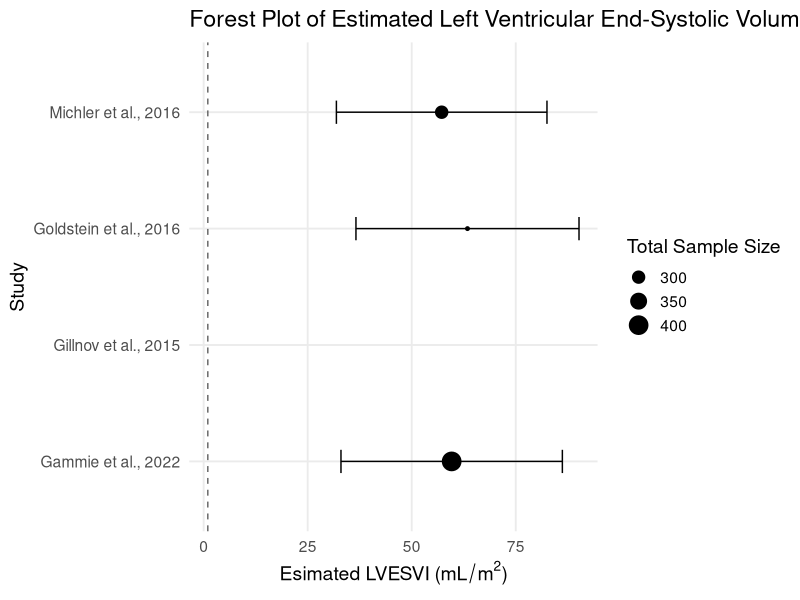
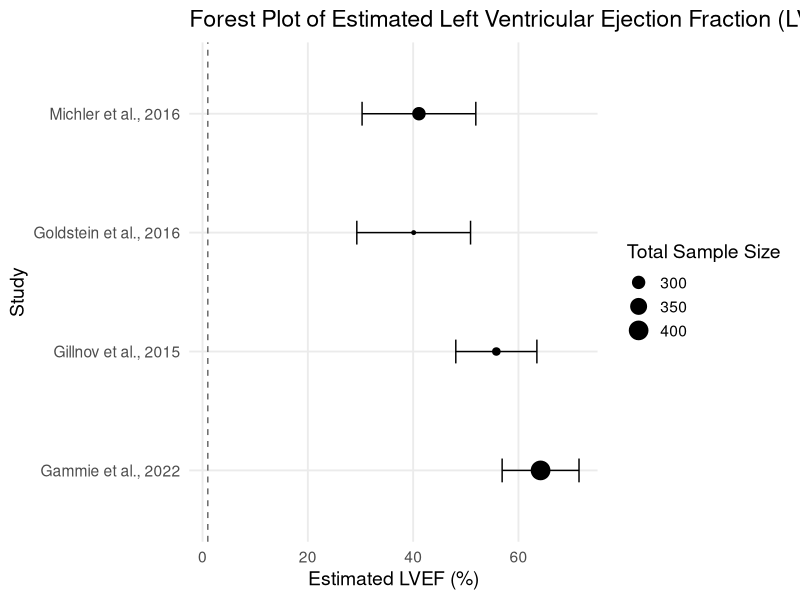

Generate these figures, in order, with R:
# Author: Jingyang (Judy) Zhang
# Purpose: create forest plots for the four RCTs: 
## Goldstein et al., 2016 Two-Year Outcomes of Surgical Treatment of Severe Ischemic Mitral Regurgitation
### ctrl: MV Repair trt: MV Replacement

## Michler et al., 2016 Two-Year Outcomes of Surgical Treatment of Moderate Ischemic Mitral Regurgitation. 
### ctrl: CABG Alone trt: CABG + MV Replacement

## Gammie et al., 2012 The Role of Tricuspid Repair in Patients Undergoing Surgery for Primary Mitral Regurgitation
### ctrl: MVS alone trt: MVS + TA


## Gillinov et al., 2015 Surgical Ablation of Atrial Fibrillation During Mitral-Valve Surgery
### ctrl: MVS alone trt: MVS + AF Ablation


######### Load Libraries #########

library(tidyverse)



######### Data Processing #########

dat <- tibble(
  study = c("Goldstein et al., 2016", "Michler et al., 2016", "Gammie et al., 2022", "Gillnov et al., 2015"),
  n = c(251, 301, 401, 260),
  n_ctrl = c(126, 151, 203, NA),
  n_trt = c(125, 150, 198, NA),

  # Outcome 1: LVESVI (ml/m^2)
  twoyrLVESVI_estimate = c(63.4, 57.2, 59.6, NA),
  twoyrLVESVI_estimate_se = c(26.8, 25.3, 26.6, NA),
 
  
  # Outcome 2: LVEF (%)
  twoyrLVEF_estimate = c(40.1, 41.1, 64.2, 55.8),
  twoyrLVEF_estimate_se = c(10.8, 10.8, 7.3, 7.7),

  
) %>%
  # Calculate CIs
  mutate(
    # Outcome 1: LVESVI (ml/m^2)
    LVESVI_lower = twoyrLVESVI_estimate - twoyrLVESVI_estimate_se,
    LVESVI_upper = twoyrLVESVI_estimate + twoyrLVESVI_estimate_se,

    # Outcome 2: LVEF (%) (values mismatch)
    LVEF_lower = twoyrLVEF_estimate - twoyrLVEF_estimate_se,
    LVEF_upper = twoyrLVEF_estimate + twoyrLVEF_estimate_se,
    
  )


# Separate By Outcome


LVESVI_dat <- dat %>% 
  select(-contains("LVEF")) %>% 
  mutate(
    n = as.numeric(n),
    outcome = "LVESVI")
LVEF_dat <- dat %>% 
  select(-contains("LVESVI")) %>% 
  mutate(
    n = as.numeric(n),
    outcome = "LVEF")


######### Data Visualization #########


# Outcome 1: LVESVI (ml/m^2)

ggplot(LVESVI_dat, aes(x = twoyrLVESVI_estimate, y = study)) + 
  geom_point(aes(size = n)) +
  geom_errorbar(aes(xmin = LVESVI_lower, xmax = LVESVI_upper), width = 0.2) + 
  geom_vline(xintercept = 1, linetype = "dashed", color = "gray40") + 
  scale_size_continuous(name = "Total Sample Size") + 
  theme_minimal(base_size = 14) + 
  xlab(expression("Esimated LVESVI ("*mL/m^2*")")) + 
  labs(y = "Study",
       title = "Forest Plot of Estimated Left Ventricular End-Systolic Volume Index (LVESVI)") + 
  theme(panel.grid.minor = element_blank())





# Outcome 2: LVEF (%)

ggplot(LVEF_dat, aes(x = twoyrLVEF_estimate, y = study)) + 
  geom_point(aes(size = n)) +
  geom_errorbar(aes(xmin = LVEF_lower, xmax = LVEF_upper), width = 0.2) + 
  geom_vline(xintercept = 1, linetype = "dashed", color = "gray40") + 
  scale_size_continuous(name = "Total Sample Size") + 
  theme_minimal(base_size = 14) + 
  xlab("Estimated LVEF (%)") + 
  labs(y = "Study",
       title = "Forest Plot of Estimated Left Ventricular Ejection Fraction (LVEF)") + 
  theme(panel.grid.minor = element_blank())
